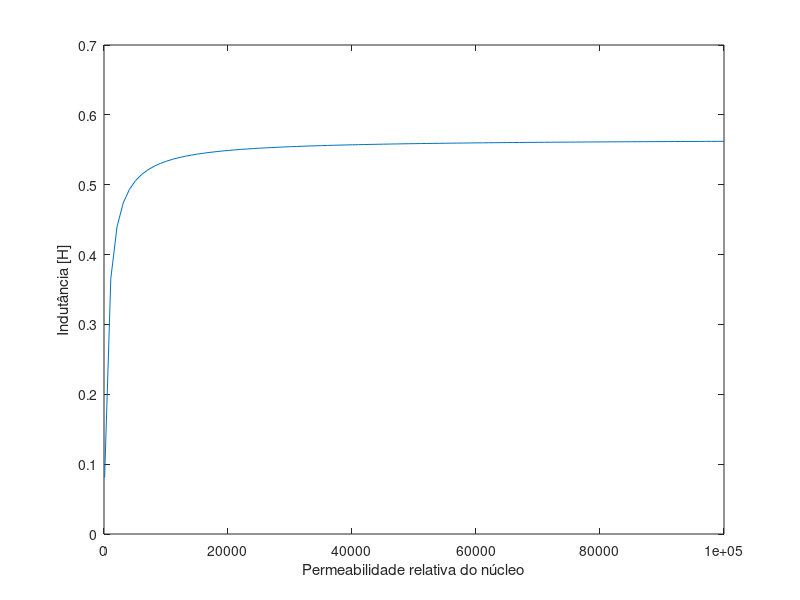

Here is the MATLAB script that generated this plot:
clc
clear

%Permeabilidade do Vácuo

mu0 = pi*4.e-7;

%Dimensões em metros:

Ac=9e-4;
Ag=9e-4;
g = 5e-4;
lc = 0.3;

N = 500;

%Relutância do entreferro

Rg = g/(mu0*Ag);

for(n=1:101)
  mur(n) = 100 + (100000 - 100)*(n-1)/100;
  Rc(n) = lc/(mur(n)*mu0*Ac);
  Rtot = Rg + Rc(n)
  
  L(n) = (N^2)/Rtot
end

plot(mur,L)
xlabel('Permeabilidade relativa do núcleo')
ylabel('Indutância [H]')
